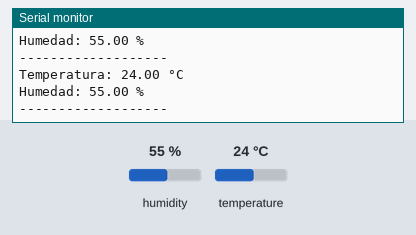
Recording of a sketch running on a simulated Arduino Uno, built with avr-gcc and run on an emulated ATmega328P. Parts: the last lines printed to the serial monitor. The inputs (shaded band) are chosen by the test bench; at power-on: humidity 55 %, temperature 24 °C.

Above: at 2.2 s.
2.3 s: humidity set to 22 %
At 3.7 s:
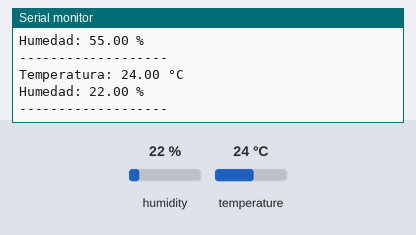
3.8 s: temperature set to 12 °C
At 5.1 s:
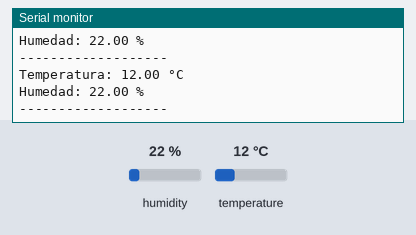
5.3 s: humidity set to 40 %
At 5.8 s:
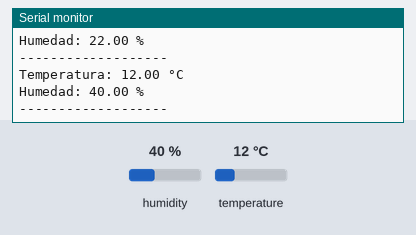
Timing chart, 0 to 8.3 s (numbered marks = the images above; inputs shaded):
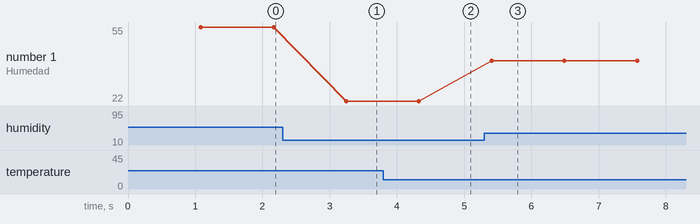

Measured:
- after the input at 2.3 s, the serial monitor: prints a new line after 0.95 s (image 1)
- after the input at 3.8 s, the serial monitor: prints a new line after 0.53 s (image 2)
- after the input at 5.3 s, the serial monitor: prints a new line after 0.11 s (image 3)
- plotted number 1: 55 → 22 after the input at 2.3 s, 22 → 40 after the input at 5.3 s

The sketch:

AHT10.ino
```cpp
//Grupo6_Kalik_Mofsovich_Chames_Brubiski
#include <Wire.h>
#include <Adafruit_AHTX0.h>

Adafruit_AHTX0 aht;

void setup() {
  Serial.begin(115200);
  delay(1000);

  Serial.println("Inicializando sensor AHT10...");

  if (!aht.begin()) {
    Serial.println("No se encontró el AHT10. Revisa las conexiones.");
    while (1) {
      delay(10);
    }
  }

  Serial.println("Sensor AHT10 encontrado.");
}

void loop() {
  sensors_event_t humidity, temp;

  aht.getEvent(&humidity, &temp); // Lee ambos en una sola llamada

  Serial.print("Temperatura: ");
  Serial.print(temp.temperature);
  Serial.println(" °C");

  Serial.print("Humedad: ");
  Serial.print(humidity.relative_humidity);
  Serial.println(" %");

  Serial.println("-------------------");
  delay(1000);
}
```
